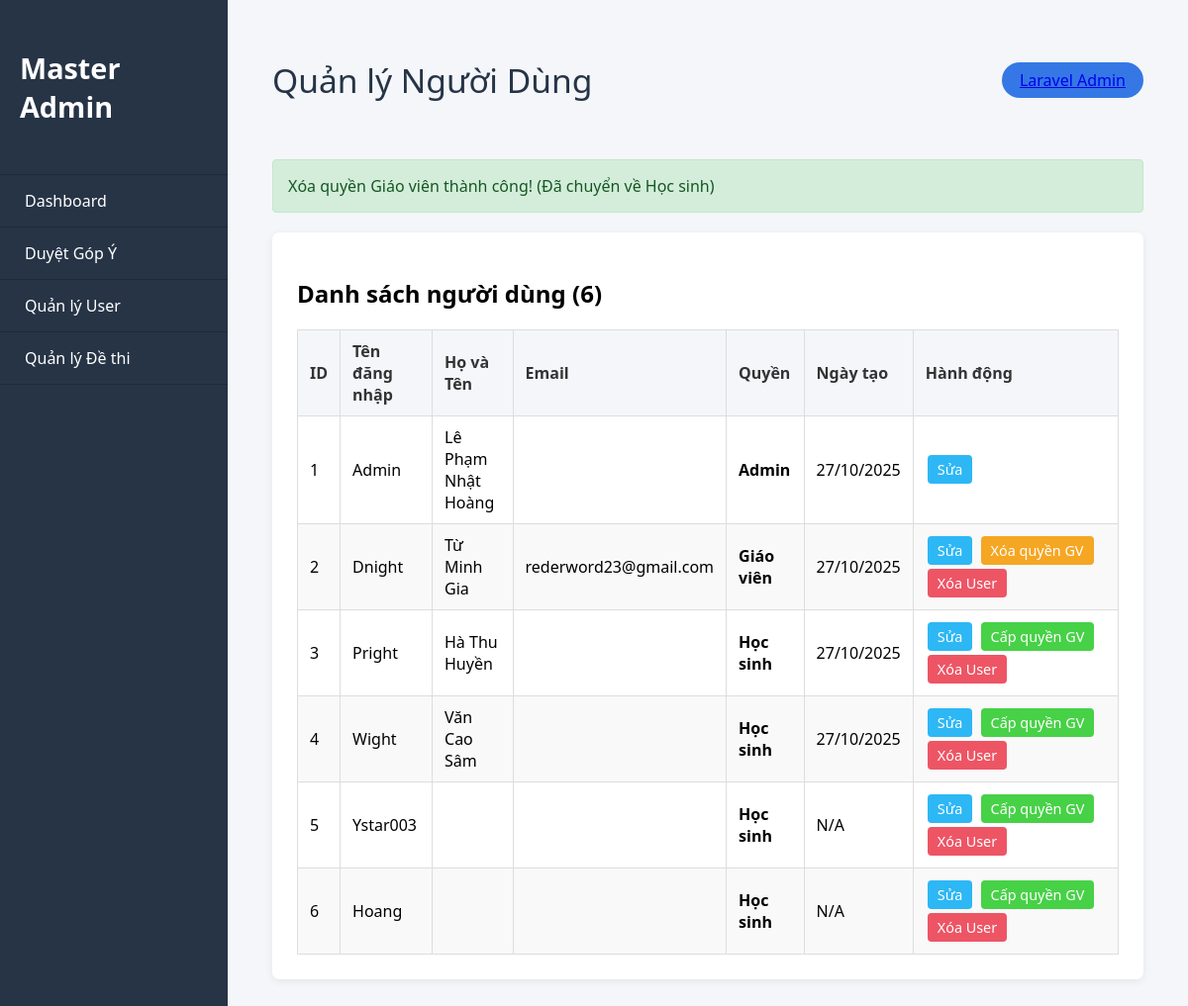
The page /Admin/manage_users.php?demote_id=2 on the database its author committed.
### tables this page shows
CREATE TABLE `account` (
  `IDACC` int(11) NOT NULL,
  `username` varchar(50) NOT NULL,
  `email` varchar(100) DEFAULT NULL,
  `ho_ten` varchar(100) DEFAULT NULL,
  `ngay_sinh` date DEFAULT NULL,
  `gioi_tinh` enum('Nam','Nữ','Khác') DEFAULT NULL,
  `password` varchar(255) NOT NULL,
  `quyen` tinyint(4) NOT NULL CHECK (`quyen` in (1,2,3)),
  `ngay_tao` datetime DEFAULT NULL,
  `avatar` varchar(255) DEFAULT NULL
);

### Admin/manage_users.php (the view, shortened to what this page needs)
<?php
require_once '../Check/Connect.php';
$message = "";
if (isset($_GET['demote_id'])) {
    $id_to_demote = (int)$_GET['demote_id'];
    $sql = "UPDATE account SET quyen = 2 WHERE IDACC = $id_to_demote AND quyen = 3";
    if ($conn->query($sql) === TRUE) {
        $message = "<div class='alert alert-success'>Xóa quyền Giáo viên thành công! (Đã chuyển về Học sinh)</div>";
    } else {
        $message = "<div class='alert alert-danger'>Lỗi khi xóa quyền: " . $conn->error . "</div>";
    }
}
$edit_user_data = null;
if (isset($_GET['edit_id'])) {
    $id_to_edit = (int)$_GET['edit_id'];
    $sql = "SELECT IDACC, username, email, ho_ten, quyen FROM account WHERE IDACC = $id_to_edit";
    $result = $conn->query($sql);
    if ($result->num_rows > 0) {
        $edit_user_data = $result->fetch_assoc();
    } else {
        $message = "<div class='alert alert-danger'>Không tìm thấy người dùng để sửa!</div>";
    }
} else {
    $sql = "SELECT IDACC, username, email, ho_ten, quyen, ngay_tao FROM account ORDER BY IDACC ASC";
    $all_users = $conn->query($sql);
}
function hienThiQuyen($quyen) {
    switch ($quyen) {
        case 1: return 'Admin';
        case 2: return 'Học sinh';
        case 3: return 'Giáo viên';
    }
}
?>
<!DOCTYPE html>
<html lang="en">
<head>
    <link rel="stylesheet" href="../CSS/Admin/AdminHome.css">
</head>
<body>
    <div class="admin-container">
        <aside class="sidebar">
            <div class="sidebar-header">
                <h2>Master Admin</h2>
            </div>
            <ul class="sidebar-menu">
                <li><a href="Adminhome.php" style="color:white; text-decoration:none;">Dashboard</a></li>
                <li><a href="manage_ideas.php" style="color:white; text-decoration:none;">Duyệt Góp Ý</a></li>
                <li><a href="manage_users.php" style="color:white; text-decoration:none;">Quản lý User</a></li>
                <li><a href="manager_de.php" style="color:white; text-decoration:none;">Quản lý Đề thi</a></li>
            </ul>
        </aside>
        <main class="dashboard">
            <div class="dashboard-header">
                <h1>Quản lý Người Dùng</h1>
                <div class="profile"><a href="../Guest/profile.php">Laravel Admin</a></div>
            </div>
            <?php echo $message;  ?>
            <?php if ($edit_user_data):  ?>
            <section id="edit-user-form">
                <h2>Sửa thông tin người dùng: <?php echo htmlspecialchars($edit_user_data['username']); ?></h2>
                <form class="edit-form" method="POST" action="manage_users.php">
                    <input type="hidden" name="idacc" value="<?php echo $edit_user_data['IDACC']; ?>">
                    <div class="form-group">
                        <label for="username">Tên đăng nhập (Không thể đổi)</label>
                        <input type="text" id="username" name="username" value="<?php echo htmlspecialchars($edit_user_data['username']); ?>" disabled>
                    </div>
                    <div class="form-group">
                        <label for="ho_ten">Họ và Tên</label>
                        <input type="text" id="ho_ten" name="ho_ten" value="<?php echo htmlspecialchars($edit_user_data['ho_ten']); ?>">
                    </div>
                    <div class="form-group">
                        <label for="email">Email</label>
                        <input type="email" id="email" name="email" value="<?php echo htmlspecialchars($edit_user_data['email']); ?>">
                    </div>
                    <div class="form-group">
                        <label for="quyen">Quyền</label>
                        <select id="quyen" name="quyen">
                            <option value="1" <?php echo ($edit_user_data['quyen'] == 1) ? 'selected' : ''; ?>>Admin</option>
                            <option value="2" <?php echo ($edit_user_data['quyen'] == 2) ? 'selected' : ''; ?>>Học sinh</option>
                            <option value="3" <?php echo ($edit_user_data['quyen'] == 3) ? 'selected' : ''; ?>>Giáo viên</option>
                        </select>
                    </div>
                    <button type="submit" name="edit_user" class="btn-submit">Lưu thay đổi</button>
                    <a href="manage_users.php" class="btn-cancel">Hủy</a>
                </form>
            </section>
            <?php else:  ?>
            <section id="users">
                <h2>Danh sách người dùng (<?php echo $all_users->num_rows; ?>)</h2>
                <table class="user-table">
                    <thead>
                        <tr>
                            <th>ID</th>
                            <th>Tên đăng nhập</th>
                            <th>Họ và Tên</th>
                            <th>Email</th>
                            <th>Quyền</th>
                            <th>Ngày tạo</th>
                            <th style="width: 25%;">Hành động</th>
                        </tr>
                    </thead>
                    <tbody>
                        <?php if ($all_users->num_rows > 0): ?>
                            <?php while($row = $all_users->fetch_assoc()): ?>
                                <tr>
                                    <td><?php echo $row['IDACC']; ?></td>
                                    <td><?php echo htmlspecialchars($row['username']); ?></td>
                                    <td><?php echo htmlspecialchars($row['ho_ten']); ?></td>
                                    <td><?php echo htmlspecialchars($row['email']); ?></td>
                                    <td><strong><?php echo hienThiQuyen($row['quyen']); ?></strong></td>
                                    <td><?php echo $row['ngay_tao'] ? date('d/m/Y', strtotime($row['ngay_tao'])) : 'N/A'; ?></td>
                                    <td>
                                        <a href="manage_users.php?edit_id=<?php echo $row['IDACC']; ?>" class="action-link btn-edit">Sửa</a>
                                        <?php if ($row['quyen'] == 2):  ?>
                                            <a href="manage_users.php?promote_id=<?php echo $row['IDACC']; ?>" class="action-link btn-promote" onclick="return confirm('Bạn có chắc muốn cấp quyền Giáo viên cho user này?');">Cấp quyền GV</a>
                                        <?php endif; ?>
                                        <?php if ($row['quyen'] == 3):  ?>
                                            <a href="manage_users.php?demote_id=<?php echo $row['IDACC']; ?>" class="action-link btn-demote" onclick="return confirm('Bạn có chắc muốn xóa quyền Giáo viên của user này? (sẽ chuyển về Học sinh)');">Xóa quyền GV</a>
                                        <?php endif; ?>
                                        <?php if ($row['quyen'] != 1):  ?>
                                            <a href="manage_users.php?delete_id=<?php echo $row['IDACC']; ?>" class="action-link btn-delete" onclick="return confirm('Bạn có chắc chắn muốn XÓA HẲN user này không? Hành động này không thể hoàn tác!');">Xóa User</a>
                                        <?php endif; ?>
                                    </td>
                                </tr>
                            <?php endwhile; ?>
                        <?php else: ?>
                            <tr>
                                <td colspan="7" style="text-align: center;">Không có người dùng nào.</td>
                            </tr>
                        <?php endif; ?>
                    </tbody>
                </table>
            </section>
            <?php endif; ?>
        </main>
    </div>
</body>
</html>

### CSS/Admin/AdminHome.css (style rules this page uses)
body { margin: 0; padding: 0; font-family: 'Segoe UI', Arial, sans-serif; background: #f4f6fa; }
.admin-container { display: flex; min-height: 100vh; }
.sidebar { width: 230px; background: #263446; color: #fff; flex-shrink: 0; display: flex; flex-direction: column; }
.sidebar-header { padding: 25px 20px; font-size: 1.2em; border-bottom: 1px solid #1f2a38; }
.sidebar-menu { list-style: none; padding: 0; margin: 0; flex: 1; }
.sidebar-menu li { padding: 15px 25px; border-bottom: 1px solid #1f2a38; cursor: pointer; transition: background 0.18s; }
.dashboard { flex: 1; padding: 35px 45px; }
.dashboard-header { display: flex; justify-content: space-between; align-items: center; margin-bottom: 35px; }
.dashboard-header h1 { font-size: 2.1em; color: #263446; font-weight: 500; }
.dashboard-header .profile { background: #3578e5; color: #fff; padding: 7px 18px; border-radius: 19px; font-size: 1em; }
section { background: #fff; border-radius: 7px; box-shadow: 0 2px 8px rgba(0,0,0,0.07); max-width: 900px; margin: 40px auto; padding: 20px; }

### Admin/manage_users.php (style rules this page uses)
.dashboard section { background: #fff; border-radius: 7px; box-shadow: 0 2px 8px rgba(0,0,0,0.07); padding: 25px; margin-top: 20px; }
.user-table { width: 100%; border-collapse: collapse; margin-top: 20px; }
.user-table th, .user-table td { border: 1px solid #ddd; padding: 10px 12px; text-align: left; }
.user-table th { background-color: #f4f6fa; color: #333; }
.user-table tr:nth-child(even) { background-color: #f9f9f9; }
.action-link { display: inline-block; padding: 5px 10px; color: #fff; text-decoration: none; border-radius: 4px; font-size: 0.9em; margin: 2px; transition: opacity 0.2s; }
.btn-edit { background-color: #2db7f5; }
.btn-delete { background-color: #ed5565; }
.btn-promote { background-color: #47d147; }
.btn-demote { background-color: #f5a623; }
.alert { padding: 15px; margin-bottom: 20px; border: 1px solid transparent; border-radius: 4px; }
.alert-success { color: #155724; background-color: #d4edda; border-color: #c3e6cb; }

### rows shown on the page
account: IDACC "1", username "Admin", ho_ten "Lê Phạm Nhật Hoàng", quyen "Admin", ngay_tao "27/10/2025"
account: IDACC "2", username "Dnight", ho_ten "Từ Minh Gia", email "rederword23@gmail.com", quyen "Giáo viên", ngay_tao "27/10/2025"
account: IDACC "3", username "Pright", ho_ten "Hà Thu Huyền", quyen "Học sinh", ngay_tao "27/10/2025"
account: IDACC "4", username "Wight", ho_ten "Văn Cao Sâm", quyen "Học sinh", ngay_tao "27/10/2025"
account: IDACC "5", username "Ystar003", quyen "Học sinh", shows "N/A"
account: IDACC "6", username "Hoang", quyen "Học sinh", shows "N/A"

### other values the page prints
$all_users->num_rows "6"
